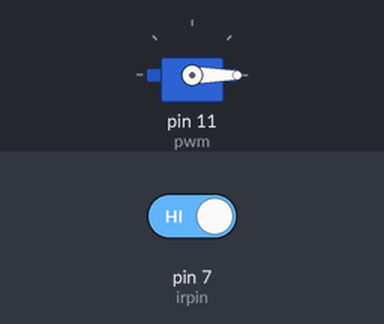
Recording of a sketch running on a simulated Arduino Uno, built with avr-gcc and run on an emulated ATmega328P. Parts: servo. The test bench sets the inputs (shaded band); at power-on: pin 7 (irpin) HIGH.

Above: at 1.2 s.
1.3 s: pin 7 (irpin) driven LOW
At 2.2 s:
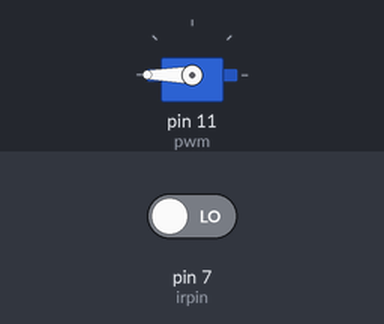
2.8 s: pin 7 (irpin) driven HIGH
At 3.1 s:
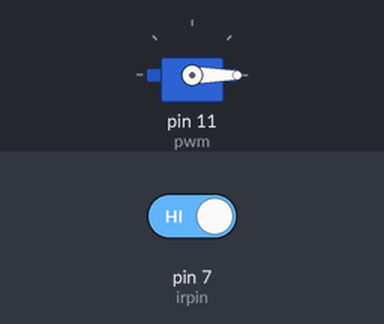
Timing chart, 0 to 5.8 s (numbered marks = the images above; inputs shaded):
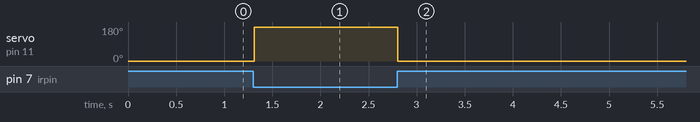

Measured:
- after the input at 1.3 s, servo on pin 11 (pwm): 0° → 180° at once
- after the input at 2.8 s, servo on pin 11 (pwm): 180° → 0° at once

The sketch:

ServoMotor_X_IR.ino
```cpp
#include<Servo.h>
int irpin = 7;
int irvalue;
Servo pwm;
void setup() {
pinMode(irpin, INPUT);
pwm.attach(11);
}
void loop() {
 irvalue = digitalRead(irpin);
Serial.print("Show irvalue=");
Serial.print(irvalue);
if(irvalue==0){
  pwm.write(180);
  delay(20);
}
else
{
  pwm.write(0);
  delay(20);
}
}
```
